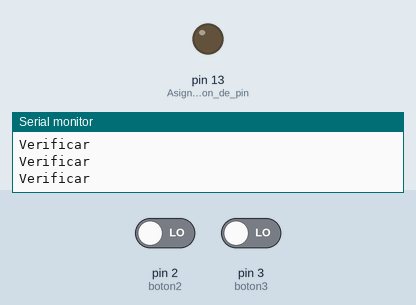
Bench run of a sketch on a simulated Arduino Uno, built with avr-gcc and run on an emulated ATmega328P. Shown: output pins drawn as LEDs (lit = HIGH), the last lines printed to the serial monitor. The test bench sets the inputs (shaded band); at power-on: pin 2 (boton2) LOW, pin 3 (boton3) LOW.

Above: at 1.2 s.
1.3 s: pin 2 (boton2) driven HIGH and pin 3 (boton3) driven HIGH
At 2.5 s:
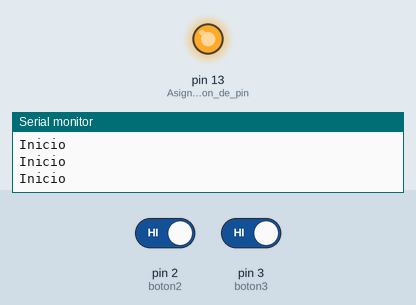
2.9 s: pin 2 (boton2) driven LOW
At 3.7 s:
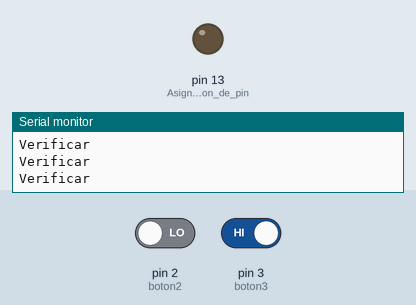
4.4 s: pin 2 (boton2) driven HIGH
At 5.7 s:
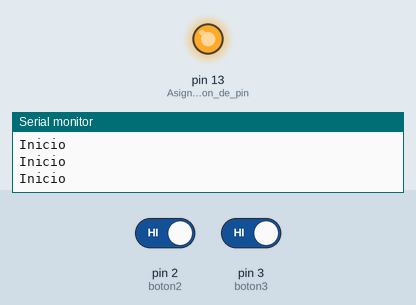
6.0 s: pin 3 (boton3) driven LOW
At 7.2 s:
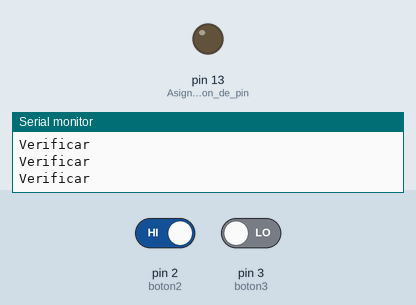
Timing chart, 0 to 9.0 s (numbered marks = the images above; inputs shaded):
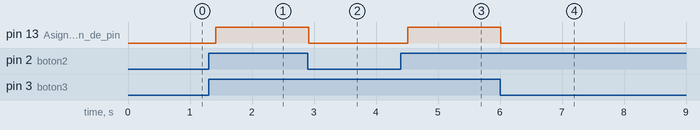

The sketch:

Dos_pulsadores.ino
```cpp
 int boton2=2;//Declaramos y asignamos pin
 int boton3=3;

void setup() {

  pinMode(boton3,INPUT);//asignamos como entradas
  pinMode(boton2, INPUT);
  Serial.begin(9600);//salida visual

}

void loop() {

  pinMode(13, OUTPUT);//Asignacion de pin

  int estado1 = digitalRead(boton2);//Declaracion estados
  int estado2 = digitalRead(boton3);

  if(estado1 == 1 && estado2 == 1){//validacion

    Serial.println("Inicio");//imprimimos verificacion
    delay(100);
    digitalWrite(13,HIGH);//encendemos led
    }
    else{
      Serial.println("Verificar");
      digitalWrite(13,LOW);
      }


}
```

Measured:
- after the input at 1.3 s, pin 13 (Asignacion_de_pin): LOW → HIGH after 0.11 s
- after the input at 2.9 s, pin 13 (Asignacion_de_pin): HIGH → LOW at once
- after the input at 4.4 s, pin 13 (Asignacion_de_pin): LOW → HIGH after 0.11 s
- after the input at 6.0 s, pin 13 (Asignacion_de_pin): HIGH → LOW at once
